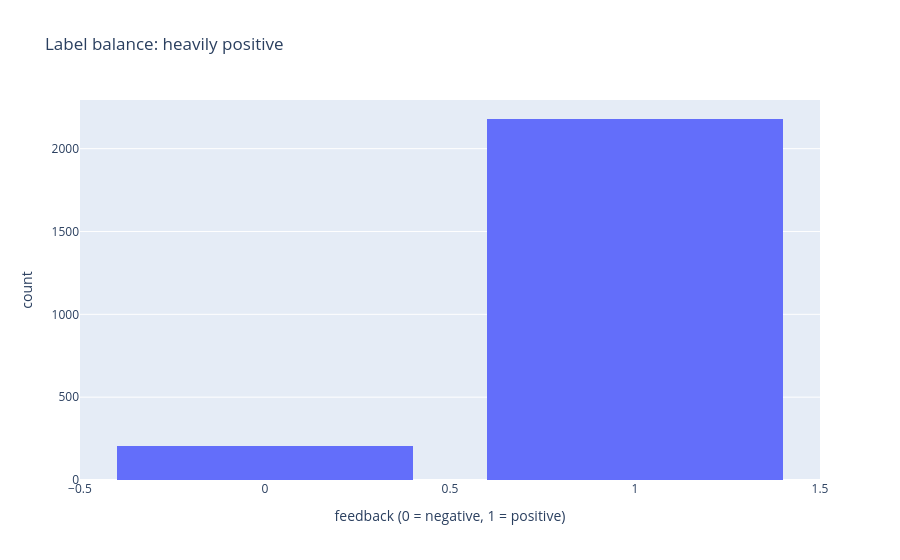

Here is the notebook cell this chart was saved with:
### Markdown cell above
The classes are heavily imbalanced toward positive (about 8.6% negative), which is why
accuracy is never the headline and why the split below is stratified: stratifying keeps the
rare negative prevalence in both the train and the held-out test set.

### Code cell
fig = px.histogram(df, x="feedback", title="Label balance: heavily positive",
                   labels={"feedback": "feedback (0 = negative, 1 = positive)"})
fig.update_layout(bargap=0.2)
fig

### Figure 1 — Plotly figure (JSON) as saved in the notebook; plotly's stock layout.template omitted (floating-point values rounded to 4 significant figures; data arrays with more than 128 entries replaced by an {"elided": "..."} marker saying what was removed)
{"data": [{"bingroup": "x", "hovertemplate": "feedback (0 = negative, 1 = positive)=%{x}<br>count=%{y}<extra></extra>", "legendgroup": "", "marker": {"color": "#636efa", "pattern": {"shape": ""}}, "name": "", "orientation": "v", "showlegend": false, "type": "histogram", "x": {"elided": "2384 int values"}, "xaxis": "x", "yaxis": "y"}], "layout": {"bargap": 0.2, "barmode": "relative", "legend": {"tracegroupgap": 0}, "title": {"text": "Label balance: heavily positive"}, "xaxis": {"anchor": "y", "domain": [0.0, 1.0], "title": {"text": "feedback (0 = negative, 1 = positive)"}}, "yaxis": {"anchor": "x", "domain": [0.0, 1.0], "title": {"text": "count"}}}}
